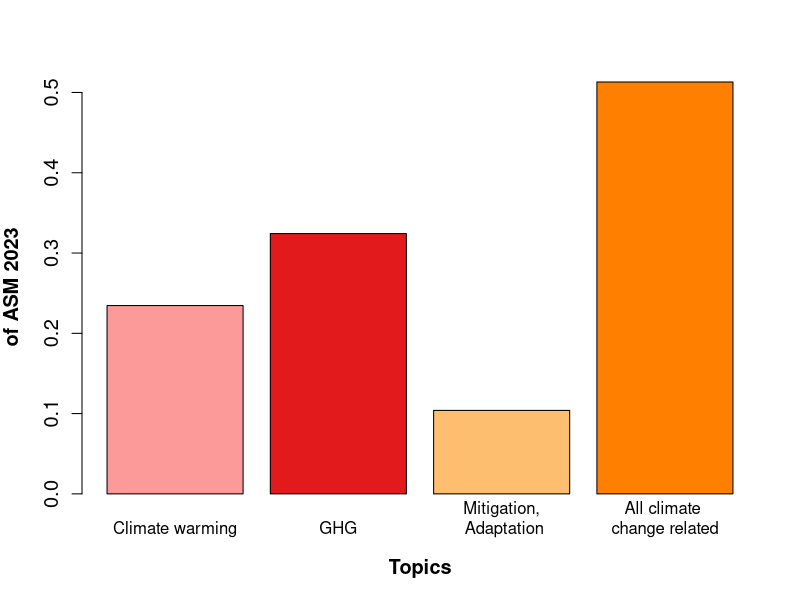

Generate this figure with R:
#detection of words in abstracts
library(stringr)
library(RColorBrewer)

Abs_data<-read.csv("./Data/Abstracts.csv")
Abstracts<-tolower(Abs_data$X.Main...Submission.Information..Abstract.Description)
Title<-tolower(Abs_data$Application.Name)
N<-length(Abstracts)

words<-c("climate change","climate warming","warming","warmer","carbon","greenhouse gas","greenhouse gases","CO2","methane","emissions","storage","GHG","mitigating","adaptation","mitigation","blue carbon","carbon capture")

n<-length(words)
Abs_results<-data.frame(word1=FALSE,word2=FALSE,word3=FALSE,word4=FALSE,word5=FALSE,word6=FALSE,word7=FALSE,word8=FALSE,word9=FALSE,word10=FALSE,word11=FALSE,word12=FALSE,word13=FALSE,word14=FALSE,word15=FALSE,word16=FALSE,word17=FALSE)

for (i in 1:N) {
text<-Abstracts[i]
Abs_results[i,]<-str_detect(text, words)
 }

Abs_results2<-Abs_results

for (i in 1:n) {
  V<-Abs_results[,i]
  V[V==FALSE]<-0
  V[V==TRUE]<-1
  Abs_results2[,i]<-V
}

Abs_results2$climate_change<-ifelse(rowSums(Abs_results2[,1:4])>=1,1,0)
Abs_results2$GHG<-ifelse(rowSums(Abs_results2[,5:10])>=1,1,0)
Abs_results2$mitigation_adaptation<-ifelse(rowSums(Abs_results2[,11:17])>=1,1,0)
Abs_results2$climate_change_related_topics<-ifelse(rowSums(Abs_results2[,1:17])>=1,1,0)

summary_abst<-colSums(Abs_results2)[18:21]/nrow(Abs_results2)
mypalette<-brewer.pal(10,"Paired")


barplot(summary_abst,names.arg=c("Climate warming", "GHG","Mitigation,\n Adaptation", "All climate \nchange related"),col=mypalette[5:8],xlab="Topics",ylab="Proportion of Abstracts\n of ASM 2023",font.lab=2,cex.lab=1.2,cex.axis=1.2)

